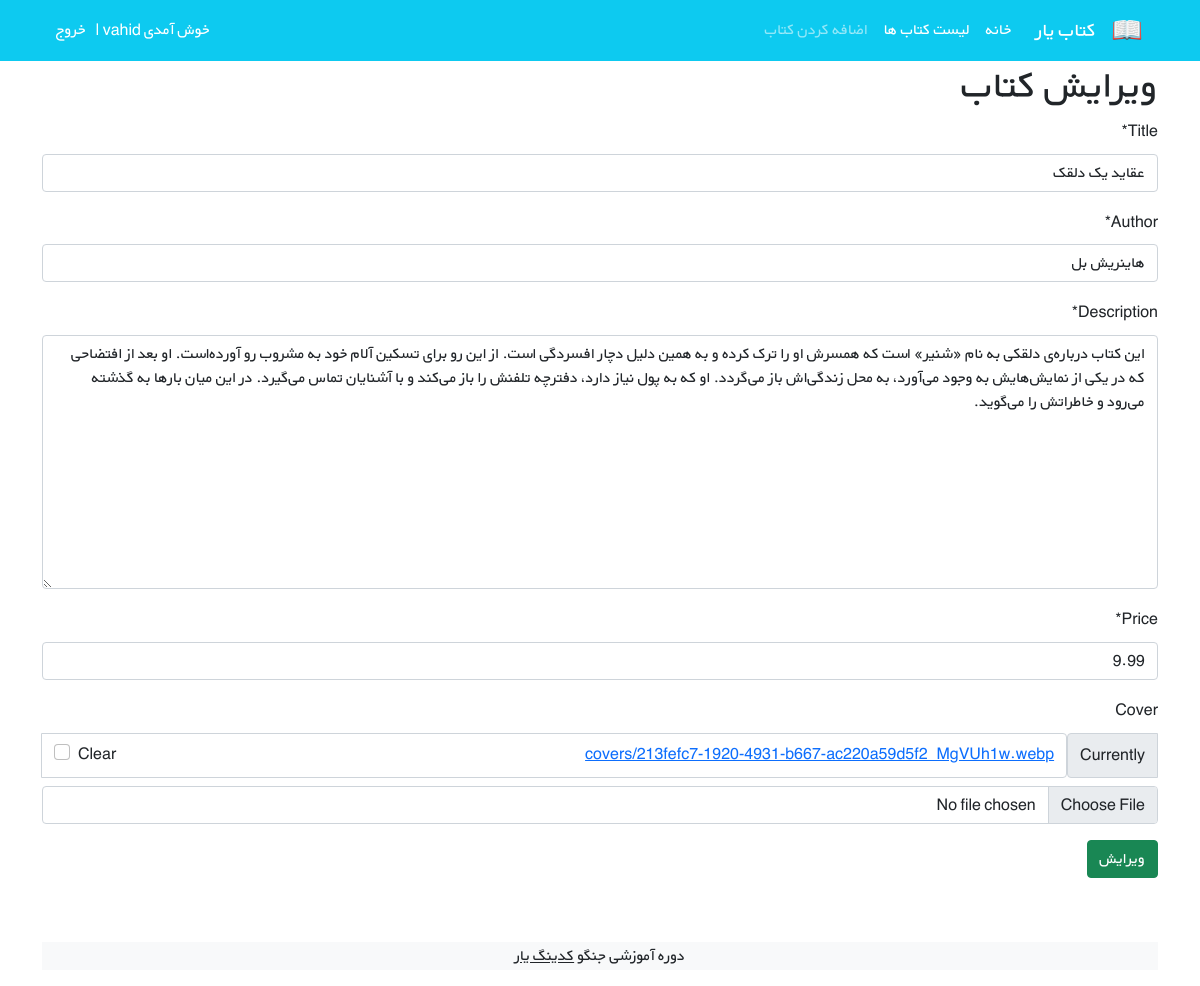
Page /books/1/update/ (signed in) on the committed database.
### books/models.py (models this page shows, shortened)
class Book(models.Model):
    user = models.ForeignKey(get_user_model(), on_delete=models.CASCADE)
    title = models.CharField(max_length=200)
    author = models.CharField(max_length=200)
    description = models.TextField()
    price = models.DecimalField(max_digits=5, decimal_places=2)
    cover = models.ImageField(upload_to='covers/', blank=True)

### books/views.py (the view, shortened to what this page needs)
# urls.py: path('<int:pk>/update/', BookUpdateView.as_view(), name='book_update'),
class BookUpdateView(UserPassesTestMixin, generic.UpdateView):
    model = Book
    template_name = "books/book_update.html"
    fields = ['title', 'author', 'description', 'price', 'cover']
    def test_func(self):
        obj = self.get_object()
        return obj.user == self.request.user

### books/templates/books/book_update.html (shortened to what this page needs)
{% extends '_base.html' %}
{% load crispy_forms_tags %}
{% block content %}
    <div class="container">
                <div dir="rtl">
                    <h1>ویرایش کتاب</h1>
                    <form method="post" enctype="multipart/form-data">
                        {{ form|crispy }}
                        <button type="submit" class="btn btn-success mb-3">ویرایش</button>
                    </form>
    </div>
{% endblock content %}

### static/css/style.css (style rules this page uses)
* { font-family: 'BYekan', sans-serif; line-height: 1.8rem; }

### rows in the picture
Book: title "عقاید یک دلقک", author "هاینریش بل", description "این کتاب درباره‌ی دلقکی به نام «شنیر» است که همسرش او را ترک کرده و به همین دلیل دچار افسردگی است. از این رو برای تسکین آلام خود به مشروب رو آورده‌است. او بعد از افتضاحی که در یکی از نمایش‌هایش به وجود می‌آورد، به محل زندگی‌اش باز می‌گردد. او که به پول نیاز دارد، دفترچه تلفنش را باز می‌کند و با آشنایان تماس می‌گیرد. در این میان بارها به گذشته می‌رود و خاطراتش را می‌گوید.", price "9.99"
